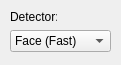
<?xml version="1.0" encoding="UTF-8"?>
<ui version="4.0">
 <class>CVFaceDetectionEmbeddedWidget</class>
 <widget class="QWidget" name="CVFaceDetectionEmbeddedWidget">
  <property name="geometry">
   <rect>
    <x>0</x>
    <y>0</y>
    <width>121</width>
    <height>65</height>
   </rect>
  </property>
  <property name="windowTitle">
   <string>Form</string>
  </property>
  <widget class="QLabel" name="label">
   <property name="geometry">
    <rect>
     <x>10</x>
     <y>10</y>
     <width>47</width>
     <height>13</height>
    </rect>
   </property>
   <property name="text">
    <string>Detector:</string>
   </property>
  </widget>
  <widget class="QComboBox" name="mpComboBox">
   <property name="geometry">
    <rect>
     <x>10</x>
     <y>30</y>
     <width>101</width>
     <height>22</height>
    </rect>
   </property>
   <item>
    <property name="text">
     <string>Face (Fast)</string>
    </property>
   </item>
   <item>
    <property name="text">
     <string>Face (Medium)</string>
    </property>
   </item>
   <item>
    <property name="text">
     <string>Face (Slow)</string>
    </property>
   </item>
   <item>
    <property name="text">
     <string>Eyes</string>
    </property>
   </item>
  </widget>
 </widget>
 <resources/>
 <connections/>
</ui>
